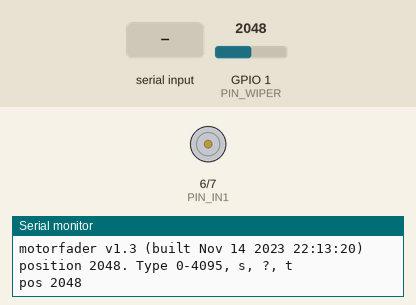
Recording of a sketch running on a simulated ESP32-S3. On the bench: motor-driver pin pairs drawn as motors (green arrow = first pin HIGH = forward, orange = second pin HIGH = backward, longer = more drive, scaled by the enable pin), the last lines printed to the serial monitor. The inputs (shaded band) are chosen by the test bench; at power-on: GPIO 1 (PIN_WIPER) = 2048 (analog values on the 0–4095 scale).

Above: at 2.7 s.
2.8 s: "s\n" received over Serial
At 3.7 s:
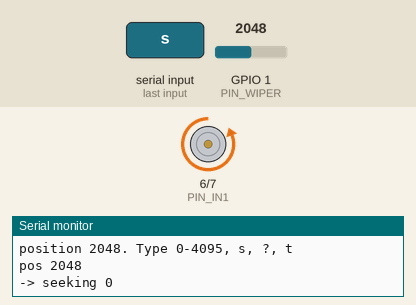
5.8 s: GPIO 1 (PIN_WIPER) set to 2128
8.8 s: GPIO 1 (PIN_WIPER) set to 0
11.8 s: "90,45\n" received over Serial
At 12.7 s:
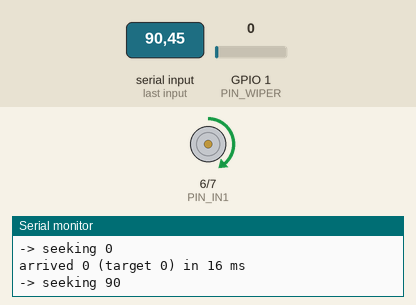
14.5 s: "U\n" received over Serial
At 15.3 s:
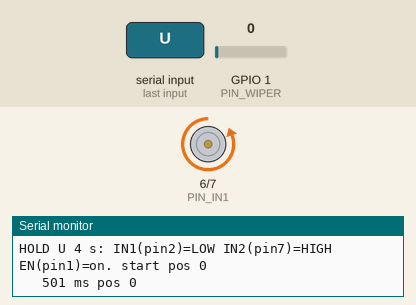
16.5 s: "30,150\n" received over Serial
At 18.8 s:
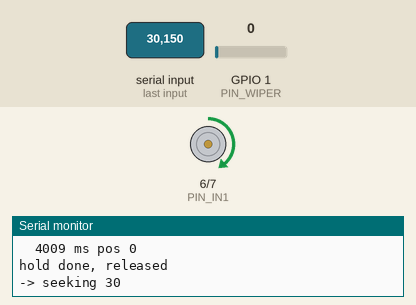
Timing chart, 0 to 20.5 s (numbered marks = the images above; inputs shaded):
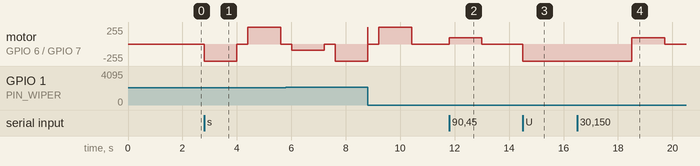

Measured:
- after the input at 2.8 s, motor on GPIO 6 (PIN_IN1) / GPIO 7 (PIN_IN2): stopped → backward 255/255 at once, → stopped 1.2 s later, → forward 255/255 0.40 s later, → stopped 1.2 s later
- after the input at 11.8 s, motor on GPIO 6 (PIN_IN1) / GPIO 7 (PIN_IN2): stopped → forward 95/255 at once, → stopped 1.2 s later
- after the input at 14.5 s, motor on GPIO 6 (PIN_IN1) / GPIO 7 (PIN_IN2): stopped → backward 255/255 at once
- after the input at 16.5 s, motor on GPIO 6 (PIN_IN1) / GPIO 7 (PIN_IN2): backward 255/255 → forward 95/255 after 2.0 s, → stopped 1.2 s later

The sketch:

motorfader_v1_3.ino
```cpp
/*
 * PROJECT: Motorised fader bring-up
 * DEVICE:  ESP32-S3 SuperMini + L293D (or TB6612FNG) + dual B10K motorised fader
 *
 * Reads the fader's position (10k linear track on an ADC1 pin), drives its
 * little DC motor through an L293D (or TB6612FNG) H-bridge to reach a target, and lets go
 * the moment a finger touches the knob (if the fader has a touch-sense pin).
 * It's the basic "hand and machine share one slider" loop: the machine
 * proposes a position, a person can always overrule it.
 *
 * CONFIGURATION:
 *   DRIVER_L293D    1 = L293D, 0 = TB6612FNG
 *   HAS_TOUCH       1 only if the lever is isolated and you've wired it to GPIO4
 *   motorReversed   flip ('r' over serial) if the motor runs away from the target
 *   KP / MIN_DUTY   tune if it overshoots (lower KP) or stalls short (raise MIN_DUTY)
 *
 * WIRING (fader: use the unprimed gang 1-4; 1'-4' is a spare second track):
 *   Fader pin 3         -> 3V3
 *   Fader pin 1         -> GND
 *   Fader pin 2 (wiper) -> GPIO1  (ADC1_CH0) + 100nF to GND   (pin 4 unused)
 *   Fader lever         -> GPIO4  (TOUCH4)   [only if isolated from frame]
 *
 *   L293D (DIP-16, notch up, pin 1 top-left):
 *     1  EN1,2 -> GPIO5 (PWM)        16 VCC1  -> SuperMini 5V
 *     2  1A    -> GPIO6              8  VCC2  -> motor supply (5-12V)
 *     7  2A    -> GPIO7              4,5,12,13 -> GND (common with motor supply)
 *     3  1Y    -> motor +  (red dot) 6  2Y    -> motor -
 *     channel 3/4 (pins 9-15) unused: tie 9 to GND
 *
 *   or TB6612FNG:
 *   TB6612 PWMA -> GPIO5   AIN1 -> GPIO6   AIN2 -> GPIO7   STBY -> GPIO8
 *   TB6612 VCC  -> 3V3     GND  -> GND (common with motor supply)
 *   TB6612 VM   -> motor supply: 5V (USB) to test, ~9-10V for full speed
 *
 * SERIAL (115200):  a number 0-4095 = go there,  s = sweep demo,
 *                   ? = status,  t = recalibrate touch (hands off!)
 *                   + / - = jog motor full power 300 ms and print positions
 *                   r = toggle motor direction
 *                   U / D = hold raw up/down drive 4 s for metering
 *                           (U: IN1 low, IN2 high; D: IN1 high, IN2 low)
 */

#define VERSION "1.3"

// ---- pins (avoid GPIO0/2/45/46 on the S3 SuperMini; GPIO48 = onboard RGB) ----
const int PIN_WIPER = 1;   // ADC1 - keeps working alongside WiFi / ESP-NOW
const int PIN_TOUCH = 4;
const int PIN_PWM   = 5;
const int PIN_IN1   = 6;
const int PIN_IN2   = 7;
const int PIN_STBY  = 8;     // TB6612 only

// ---- behaviour ----
#define DRIVER_L293D    1
#define HAS_TOUCH       0     // this fader has no touch pin
bool motorReversed = false;           // 'r' toggles at runtime
const uint32_t PWM_FREQ    = 20000;  // above hearing, so the motor doesn't whine
const uint8_t  PWM_BITS    = 10;     // duty 0-1023
const float    KP          = 1.2f;   // duty per ADC count of error
const int      MIN_DUTY    = 380;    // below this the motor just hums
const int      MAX_DUTY    = 1023;
const int      DEADBAND    = 25;     // ADC counts (~0.6% of travel) = "arrived"
const uint32_t MOVE_TIMEOUT_MS = 1200;  // give up rather than cook the motor
const float    TOUCH_RATIO = 1.3f;   // S3 touch values RISE when touched
const int      REPORT_STEP = 40;     // print when a hand moves it this much

enum FaderState { RESTING, SEEKING, HELD_BY_HAND };
FaderState state = RESTING;

int      target = 0;
uint32_t seekStartedAt = 0;
uint32_t touchBaseline = 0;
int      lastReported = -1000;

// ---------------------------------------------------------------------------

int readPosition() {
  // Average a few samples: the motor's brushes put spikes on the wiper.
  uint32_t sum = 0;
  for (int i = 0; i < 8; i++) sum += analogRead(PIN_WIPER);
  return sum / 8;
}

bool fingerOnKnob() {
#if HAS_TOUCH
  return touchRead(PIN_TOUCH) > touchBaseline * TOUCH_RATIO;
#else
  return false;
#endif
}

void calibrateTouch() {
#if HAS_TOUCH
  uint32_t sum = 0;
  for (int i = 0; i < 16; i++) { sum += touchRead(PIN_TOUCH); delay(5); }
  touchBaseline = sum / 16;
  Serial.printf("touch baseline %lu (touched > %lu)\n",
                (unsigned long)touchBaseline,
                (unsigned long)(touchBaseline * TOUCH_RATIO));
#endif
}

// dir: +1 towards higher readings, -1 lower, 0 = brake
void driveMotor(int dir, int duty) {
  if (motorReversed) dir = -dir;
  if (dir == 0) {                       // short brake: both high, stops crisply
    digitalWrite(PIN_IN1, HIGH);
    digitalWrite(PIN_IN2, HIGH);
    // L293D only brakes while enabled; TB6612 brakes regardless of PWM
    ledcWrite(PIN_PWM, DRIVER_L293D ? MAX_DUTY : 0);
    return;
  }
  digitalWrite(PIN_IN1, dir > 0 ? HIGH : LOW);
  digitalWrite(PIN_IN2, dir > 0 ? LOW : HIGH);
  ledcWrite(PIN_PWM, duty);
}

void releaseMotor() {                   // coast: lets a hand move it freely
  digitalWrite(PIN_IN1, LOW);
  digitalWrite(PIN_IN2, LOW);
  ledcWrite(PIN_PWM, 0);
}

void proposePosition(int t) {
  target = constrain(t, 0, 4095);
  seekStartedAt = millis();
  state = SEEKING;
  Serial.printf("-> seeking %d\n", target);
}

void seekTarget() {
  int pos = readPosition();
  int err = target - pos;

  if (abs(err) <= DEADBAND) {
    driveMotor(0, 0);
    delay(15);
    releaseMotor();
    state = RESTING;
    lastReported = pos;
    Serial.printf("arrived %d (target %d) in %lu ms\n",
                  pos, target, (unsigned long)(millis() - seekStartedAt));
    return;
  }
  if (millis() - seekStartedAt > MOVE_TIMEOUT_MS) {
    releaseMotor();
    state = RESTING;
    Serial.printf("TIMEOUT at %d (target %d) - motor wires reversed? "
                  "supply too low? raise MIN_DUTY?\n", pos, target);
    return;
  }
  int duty = constrain((int)(abs(err) * KP), MIN_DUTY, MAX_DUTY);
  driveMotor(err > 0 ? 1 : -1, duty);
}

void sweepDemo() {
  const int stops[] = {0, 4095, 2048, 1024, 3072, 0};
  for (int s : stops) {
    proposePosition(s);
    while (state == SEEKING) { seekTarget(); delay(1); }
    delay(400);
  }
}

// Raw test push: full power one way for 300 ms, printing where the slider goes.
void jogMotor(int dir) {
  Serial.printf("jog %c start pos %d\n", dir > 0 ? '+' : '-', readPosition());
  uint32_t t0 = millis();
  driveMotor(dir, MAX_DUTY);
  while (millis() - t0 < 300) {
    delay(50);
    Serial.printf("  %3lu ms pos %d\n", (unsigned long)(millis() - t0), readPosition());
  }
  releaseMotor();
  state = RESTING;
  lastReported = readPosition();
}

// Hold one raw direction for 4 s so the L293D pins can be measured with a meter.
// Ignores motorReversed on purpose: U/D name the actual pin states.
void holdRaw(bool up) {
  Serial.printf("HOLD %s 4 s: IN1(pin2)=%s IN2(pin7)=%s EN(pin1)=on. start pos %d\n",
                up ? "U" : "D", up ? "LOW" : "HIGH", up ? "HIGH" : "LOW", readPosition());
  digitalWrite(PIN_IN1, up ? LOW : HIGH);
  digitalWrite(PIN_IN2, up ? HIGH : LOW);
  ledcWrite(PIN_PWM, MAX_DUTY);
  uint32_t t0 = millis();
  while (millis() - t0 < 4000) {
    delay(500);
    Serial.printf("  %4lu ms pos %d\n", (unsigned long)(millis() - t0), readPosition());
  }
  releaseMotor();
  state = RESTING;
  lastReported = readPosition();
  Serial.println("hold done, released");
}

void handleSerial() {
  if (!Serial.available()) return;
  String line = Serial.readStringUntil('\n');
  line.trim();
  if (line.length() == 0) return;
  if (line == "s") sweepDemo();
  else if (line == "t") calibrateTouch();
  else if (line == "U") holdRaw(true);
  else if (line == "D") holdRaw(false);
  else if (line == "+") jogMotor(1);
  else if (line == "-") jogMotor(-1);
  else if (line == "r") {
    motorReversed = !motorReversed;
    Serial.printf("motorReversed = %d\n", motorReversed);
  }
  else if (line == "?")
    Serial.printf("v%s pos %d target %d state %d rev %d touch %lu\n", VERSION,
                  readPosition(), target, state, motorReversed,
#if HAS_TOUCH
                  (unsigned long)touchRead(PIN_TOUCH));
#else
                  0UL);
#endif
  else if (isDigit(line[0])) proposePosition(line.toInt());
}

// ---------------------------------------------------------------------------

void setup() {
  Serial.begin(115200);
  delay(1500);                          // let USB CDC enumerate
  Serial.printf("motorfader v%s (built %s %s)\n", VERSION, __DATE__, __TIME__);

  pinMode(PIN_IN1, OUTPUT);
  pinMode(PIN_IN2, OUTPUT);
  if (!DRIVER_L293D) {
    pinMode(PIN_STBY, OUTPUT);
    digitalWrite(PIN_STBY, HIGH);       // wake the TB6612
  }
  ledcAttach(PIN_PWM, PWM_FREQ, PWM_BITS);   // Arduino-ESP32 core 3.x API
  releaseMotor();

  analogReadResolution(12);
  analogSetPinAttenuation(PIN_WIPER, ADC_11db);  // full 0-3.3V range
  calibrateTouch();                     // don't touch the knob during boot

  Serial.printf("position %d. Type 0-4095, s, ?, t\n", readPosition());
}

void loop() {
  handleSerial();

  // A finger always wins: the moment someone takes hold, let go.
  if (fingerOnKnob()) {
    if (state != HELD_BY_HAND) {
      releaseMotor();
      state = HELD_BY_HAND;
      Serial.println("hand on");
    }
  } else if (state == HELD_BY_HAND) {
    state = RESTING;
    Serial.println("hand off");
  }

  if (state == SEEKING) seekTarget();

  // Report hand movements (works without touch too, while resting)
  if (state != SEEKING) {
    int pos = readPosition();
    if (abs(pos - lastReported) >= REPORT_STEP) {
      lastReported = pos;
      Serial.printf("pos %d\n", pos);
    }
  }
  delay(1);
}

/*
 * FLASH (Arduino IDE, esp32 core 3.x):
 *   Board "ESP32S3 Dev Module", USB CDC On Boot: Enabled, upload over USB-C.
 *   Open Serial Monitor at 115200, line ending "Newline".
 *   First line should read "motorfader v1.0 (built ...)".
 *
 * FIRST RUN:
 *   1. Motor supply OFF. Slide by hand: "pos" should go ~0 -> ~4095.
 *      Goes backwards? swap the 3V3/GND track ends (or just accept it).
 *   2. (HAS_TOUCH 1 only) Touch the knob: "hand on"/"hand off".
 *      Always-on? type t with hands off.
 *   3. Motor supply ON, type 2048. If it runs to an end and TIMEOUTs,
 *      set MOTOR_REVERSED 1 (or swap the motor wires).
 *   4. Type s for the sweep. Overshoots/buzzes -> lower KP or widen DEADBAND.
 *      Stops short -> raise MIN_DUTY or the motor voltage (the L293D eats
 *      ~2V, so a 9V supply gives the motor ~7V). L293D warm is normal.
 */
```
